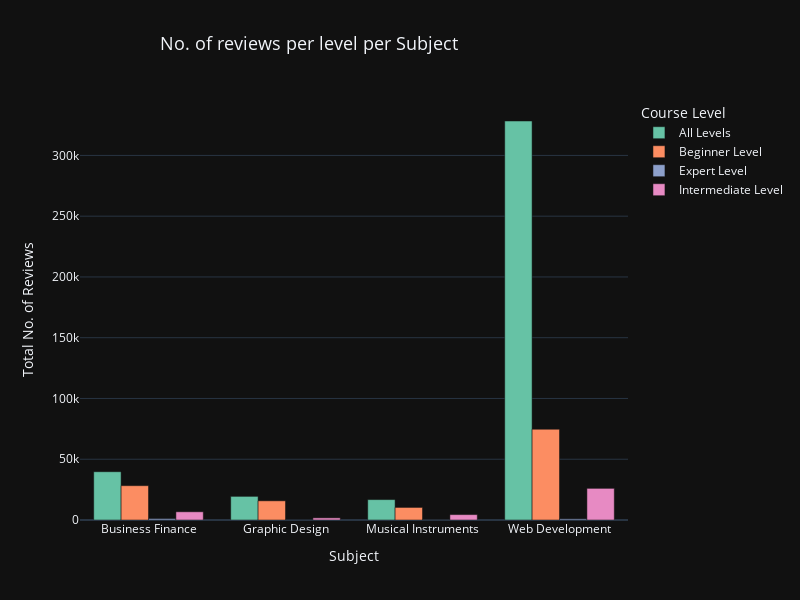

The notebook cell this image was saved under:
### Markdown cell above
- Number of reviews per levels per Subject.

### Code cell
reviews_per_level_subject = df.groupby(['subject','level'])['num_reviews'].sum().reset_index()


fig = px.bar(
    reviews_per_level_subject,
    x = 'subject',
    y = 'num_reviews',
    color= 'level',
    barmode= 'group',
    title= 'No. of reviews per level per Subject',
    color_discrete_sequence = px.colors.qualitative.Set2
)


fig.update_layout(
    xaxis_title = 'Subject',
    yaxis_title = 'Total No. of Reviews',
    legend_title = 'Course Level',
    title_x = 0.2,
    title_font_size = 18,
    template = 'plotly_dark',
    height = 600,
    width = 800
)

fig.show()

### Figure 1 — Plotly figure (JSON) as saved in the notebook; plotly's stock layout.template omitted (floating-point values rounded to 4 significant figures)
{"data": [{"alignmentgroup": "True", "hovertemplate": "level=All Levels<br>subject=%{x}<br>num_reviews=%{y}<extra></extra>", "legendgroup": "All Levels", "marker": {"color": "rgb(102,194,165)", "pattern": {"shape": ""}}, "name": "All Levels", "offsetgroup": "All Levels", "orientation": "v", "showlegend": true, "textposition": "auto", "type": "bar", "x": ["Business Finance", "Graphic Design", "Musical Instruments", "Web Development"], "xaxis": "x", "y": [39736, 19456, 16787, 328318], "yaxis": "y"}, {"alignmentgroup": "True", "hovertemplate": "level=Beginner Level<br>subject=%{x}<br>num_reviews=%{y}<extra></extra>", "legendgroup": "Beginner Level", "marker": {"color": "rgb(252,141,98)", "pattern": {"shape": ""}}, "name": "Beginner Level", "offsetgroup": "Beginner Level", "orientation": "v", "showlegend": true, "textposition": "auto", "type": "bar", "x": ["Business Finance", "Graphic Design", "Musical Instruments", "Web Development"], "xaxis": "x", "y": [28242, 15784, 10347, 74702], "yaxis": "y"}, {"alignmentgroup": "True", "hovertemplate": "level=Expert Level<br>subject=%{x}<br>num_reviews=%{y}<extra></extra>", "legendgroup": "Expert Level", "marker": {"color": "rgb(141,160,203)", "pattern": {"shape": ""}}, "name": "Expert Level", "offsetgroup": "Expert Level", "orientation": "v", "showlegend": true, "textposition": "auto", "type": "bar", "x": ["Business Finance", "Graphic Design", "Musical Instruments", "Web Development"], "xaxis": "x", "y": [1167, 57, 148, 961], "yaxis": "y"}, {"alignmentgroup": "True", "hovertemplate": "level=Intermediate Level<br>subject=%{x}<br>num_reviews=%{y}<extra></extra>", "legendgroup": "Intermediate Level", "marker": {"color": "rgb(231,138,195)", "pattern": {"shape": ""}}, "name": "Intermediate Level", "offsetgroup": "Intermediate Level", "orientation": "v", "showlegend": true, "textposition": "auto", "type": "bar", "x": ["Business Finance", "Graphic Design", "Musical Instruments", "Web Development"], "xaxis": "x", "y": [6757, 1773, 4442, 26044], "yaxis": "y"}], "layout": {"barmode": "group", "height": 600, "legend": {"title": {"text": "Course Level"}, "tracegroupgap": 0}, "title": {"font": {"size": 18}, "text": "No. of reviews per level per Subject", "x": 0.2}, "width": 800, "xaxis": {"anchor": "y", "autorange": true, "domain": [0, 1], "range": [-0.5, 3.5], "title": {"text": "Subject"}, "type": "category"}, "yaxis": {"anchor": "x", "autorange": true, "domain": [0, 1], "range": [0, 345600.0], "title": {"text": "Total No. of Reviews"}, "type": "linear"}}}
